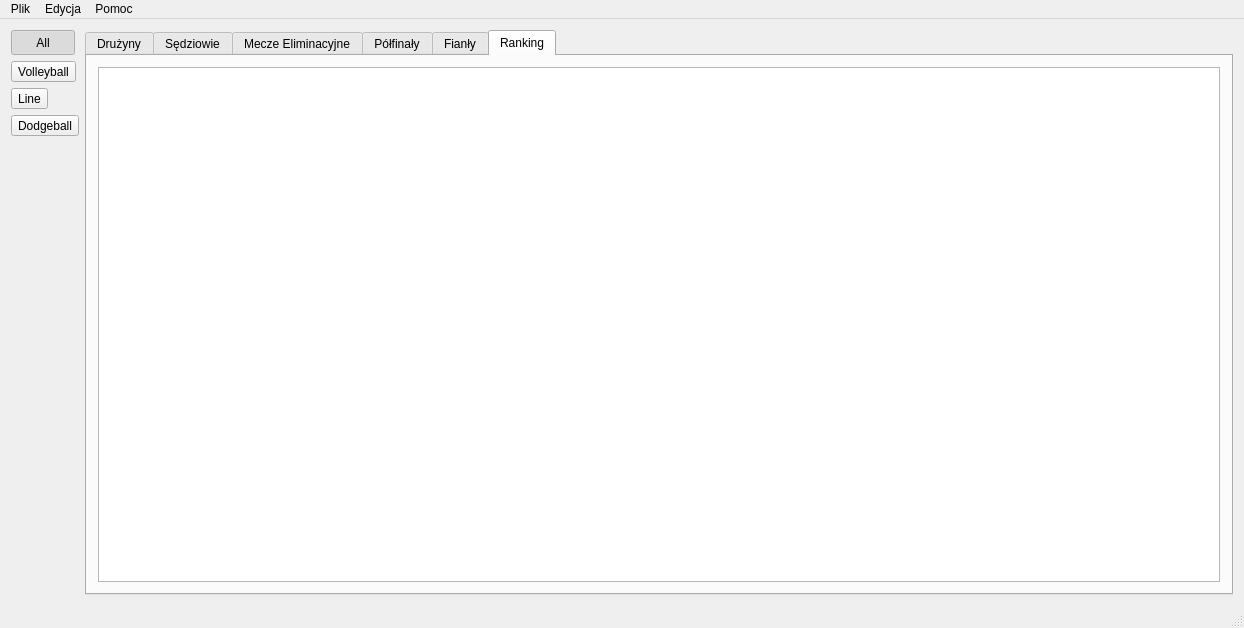
<?xml version="1.0" encoding="UTF-8"?>
<ui version="4.0">
 <class>MainWindow</class>
 <widget class="QMainWindow" name="MainWindow">
  <property name="geometry">
   <rect>
    <x>0</x>
    <y>0</y>
    <width>1244</width>
    <height>628</height>
   </rect>
  </property>
  <property name="windowTitle">
   <string>MainWindow</string>
  </property>
  <widget class="QWidget" name="centralWidget">
   <layout class="QHBoxLayout" name="horizontalLayout">
    <item>
     <layout class="QVBoxLayout" name="verticalLayout">
      <item>
       <widget class="QToolButton" name="ButtonAll">
        <property name="minimumSize">
         <size>
          <width>25</width>
          <height>25</height>
         </size>
        </property>
        <property name="maximumSize">
         <size>
          <width>64</width>
          <height>64</height>
         </size>
        </property>
        <property name="text">
         <string>All</string>
        </property>
        <property name="icon">
         <iconset resource="resources.qrc">
          <normaloff>:/Icons/Custom-Icon-Design-Flatastic-9-Yin-Yang-True-false.ico</normaloff>:/Icons/Custom-Icon-Design-Flatastic-9-Yin-Yang-True-false.ico</iconset>
        </property>
        <property name="iconSize">
         <size>
          <width>48</width>
          <height>48</height>
         </size>
        </property>
        <property name="checkable">
         <bool>true</bool>
        </property>
        <property name="checked">
         <bool>true</bool>
        </property>
        <property name="autoExclusive">
         <bool>true</bool>
        </property>
       </widget>
      </item>
      <item>
       <widget class="QToolButton" name="ButtonVolleyball">
        <property name="text">
         <string>Volleyball</string>
        </property>
        <property name="icon">
         <iconset resource="resources.qrc">
          <normaloff>:/Icons/volleyball.png</normaloff>:/Icons/volleyball.png</iconset>
        </property>
        <property name="iconSize">
         <size>
          <width>48</width>
          <height>48</height>
         </size>
        </property>
        <property name="checkable">
         <bool>true</bool>
        </property>
        <property name="autoExclusive">
         <bool>true</bool>
        </property>
       </widget>
      </item>
      <item>
       <widget class="QToolButton" name="ButtonTugOfWar">
        <property name="text">
         <string>Line</string>
        </property>
        <property name="icon">
         <iconset resource="resources.qrc">
          <normaloff>:/Icons/8ace76d9-a3f6-4a5a-8883-cdbd4852f9aa.png</normaloff>:/Icons/8ace76d9-a3f6-4a5a-8883-cdbd4852f9aa.png</iconset>
        </property>
        <property name="iconSize">
         <size>
          <width>48</width>
          <height>48</height>
         </size>
        </property>
        <property name="checkable">
         <bool>true</bool>
        </property>
        <property name="autoExclusive">
         <bool>true</bool>
        </property>
       </widget>
      </item>
      <item>
       <widget class="QToolButton" name="ButtonDodgeball">
        <property name="text">
         <string>Dodgeball</string>
        </property>
        <property name="icon">
         <iconset resource="resources.qrc">
          <normaloff>:/Icons/11764560,width=280,height=280.png</normaloff>:/Icons/11764560,width=280,height=280.png</iconset>
        </property>
        <property name="iconSize">
         <size>
          <width>48</width>
          <height>48</height>
         </size>
        </property>
        <property name="checkable">
         <bool>true</bool>
        </property>
        <property name="autoExclusive">
         <bool>true</bool>
        </property>
       </widget>
      </item>
      <item>
       <spacer name="verticalSpacer">
        <property name="orientation">
         <enum>Qt::Vertical</enum>
        </property>
        <property name="sizeHint" stdset="0">
         <size>
          <width>20</width>
          <height>40</height>
         </size>
        </property>
       </spacer>
      </item>
     </layout>
    </item>
    <item>
     <widget class="QTabWidget" name="Tablica">
      <property name="currentIndex">
       <number>5</number>
      </property>
      <widget class="QWidget" name="TabTeam">
       <attribute name="title">
        <string>Drużyny</string>
       </attribute>
       <layout class="QVBoxLayout" name="verticalLayout_3">
        <item>
         <widget class="QTableWidget" name="TableTeam"/>
        </item>
       </layout>
      </widget>
      <widget class="QWidget" name="TabRefree">
       <attribute name="title">
        <string>Sędziowie</string>
       </attribute>
       <layout class="QVBoxLayout" name="verticalLayout_4">
        <item>
         <widget class="QTableWidget" name="TableRefree"/>
        </item>
       </layout>
      </widget>
      <widget class="QWidget" name="TabMatch">
       <attribute name="title">
        <string>Mecze Eliminacyjne</string>
       </attribute>
       <layout class="QVBoxLayout" name="verticalLayout_5">
        <item>
         <widget class="QTableWidget" name="TableMatch">
          <row>
           <property name="text">
            <string>1</string>
           </property>
          </row>
          <row>
           <property name="text">
            <string>2</string>
           </property>
          </row>
          <column>
           <property name="text">
            <string>Drużyna 1</string>
           </property>
          </column>
          <column>
           <property name="text">
            <string>Drużyna 2</string>
           </property>
          </column>
          <column>
           <property name="text">
            <string>Wynik</string>
           </property>
          </column>
          <column>
           <property name="text">
            <string>Konkurencja</string>
           </property>
          </column>
          <column>
           <property name="text">
            <string>Sędzia</string>
           </property>
          </column>
          <column>
           <property name="text">
            <string>Sędzia Pomocniczy 1</string>
           </property>
          </column>
          <column>
           <property name="text">
            <string>Sędzia Pomocniczy 2</string>
           </property>
          </column>
          <item row="0" column="0">
           <property name="text">
            <string>Zdzichu</string>
           </property>
          </item>
          <item row="0" column="1">
           <property name="text">
            <string>Dominig</string>
           </property>
          </item>
          <item row="0" column="2">
           <property name="text">
            <string>27-25</string>
           </property>
          </item>
          <item row="0" column="3">
           <property name="text">
            <string>siatkówka plażowa</string>
           </property>
          </item>
          <item row="0" column="4">
           <property name="text">
            <string>Stasio</string>
           </property>
          </item>
          <item row="0" column="5">
           <property name="text">
            <string>Franek</string>
           </property>
          </item>
          <item row="0" column="6">
           <property name="text">
            <string>JKm</string>
           </property>
          </item>
          <item row="1" column="0">
           <property name="text">
            <string>HAlKi</string>
           </property>
          </item>
          <item row="1" column="1">
           <property name="text">
            <string>Ionmeny</string>
           </property>
          </item>
          <item row="1" column="2">
           <property name="text">
            <string>1-0</string>
           </property>
          </item>
          <item row="1" column="3">
           <property name="text">
            <string>Przeciąganie Liny</string>
           </property>
          </item>
          <item row="1" column="4">
           <property name="text">
            <string>pawlacz</string>
           </property>
          </item>
          <item row="1" column="5">
           <property name="text">
            <string>Lewy</string>
           </property>
          </item>
          <item row="1" column="6">
           <property name="text">
            <string>Jarosław</string>
           </property>
          </item>
         </widget>
        </item>
       </layout>
      </widget>
      <widget class="QWidget" name="TabSemiFinal">
       <attribute name="title">
        <string>Półfinały</string>
       </attribute>
       <layout class="QVBoxLayout" name="verticalLayout_6">
        <item>
         <widget class="QTableWidget" name="TableSemiFinal">
          <row>
           <property name="text">
            <string>1</string>
           </property>
          </row>
          <row>
           <property name="text">
            <string>2</string>
           </property>
          </row>
          <column>
           <property name="text">
            <string>Drużyna 1</string>
           </property>
          </column>
          <column>
           <property name="text">
            <string>Drużyna 2</string>
           </property>
          </column>
          <column>
           <property name="text">
            <string>Wynik</string>
           </property>
          </column>
          <column>
           <property name="text">
            <string>Konkurencja</string>
           </property>
          </column>
          <column>
           <property name="text">
            <string>Sędzia</string>
           </property>
          </column>
          <column>
           <property name="text">
            <string>Sędzia Pomocniczy 1</string>
           </property>
          </column>
          <column>
           <property name="text">
            <string>Sędzia Pomocniczy 2</string>
           </property>
          </column>
          <item row="0" column="0">
           <property name="text">
            <string>Zdzichu</string>
           </property>
          </item>
          <item row="0" column="1">
           <property name="text">
            <string>Dominig</string>
           </property>
          </item>
          <item row="0" column="2">
           <property name="text">
            <string>27-25</string>
           </property>
          </item>
          <item row="0" column="3">
           <property name="text">
            <string>siatkówka plażowa</string>
           </property>
          </item>
          <item row="0" column="4">
           <property name="text">
            <string>Stasio</string>
           </property>
          </item>
          <item row="0" column="5">
           <property name="text">
            <string>Franek</string>
           </property>
          </item>
          <item row="0" column="6">
           <property name="text">
            <string>JKm</string>
           </property>
          </item>
          <item row="1" column="0">
           <property name="text">
            <string>HAlKi</string>
           </property>
          </item>
          <item row="1" column="1">
           <property name="text">
            <string>Ionmeny</string>
           </property>
          </item>
          <item row="1" column="2">
           <property name="text">
            <string>1-0</string>
           </property>
          </item>
          <item row="1" column="3">
           <property name="text">
            <string>Przeciąganie Liny</string>
           </property>
          </item>
          <item row="1" column="4">
           <property name="text">
            <string>pawlacz</string>
           </property>
          </item>
          <item row="1" column="5">
           <property name="text">
            <string>Lewy</string>
           </property>
          </item>
          <item row="1" column="6">
           <property name="text">
            <string>Jarosław</string>
           </property>
          </item>
         </widget>
        </item>
       </layout>
      </widget>
      <widget class="QWidget" name="TabFinal">
       <attribute name="title">
        <string>Fianły</string>
       </attribute>
       <layout class="QVBoxLayout" name="verticalLayout_7">
        <item>
         <widget class="QTableWidget" name="TableFinal">
          <row>
           <property name="text">
            <string>1</string>
           </property>
          </row>
          <row>
           <property name="text">
            <string>2</string>
           </property>
          </row>
          <column>
           <property name="text">
            <string>Drużyna 1</string>
           </property>
          </column>
          <column>
           <property name="text">
            <string>Drużyna 2</string>
           </property>
          </column>
          <column>
           <property name="text">
            <string>Wynik</string>
           </property>
          </column>
          <column>
           <property name="text">
            <string>Konkurencja</string>
           </property>
          </column>
          <column>
           <property name="text">
            <string>Sędzia</string>
           </property>
          </column>
          <column>
           <property name="text">
            <string>Sędzia Pomocniczy 1</string>
           </property>
          </column>
          <column>
           <property name="text">
            <string>Sędzia Pomocniczy 2</string>
           </property>
          </column>
          <item row="0" column="0">
           <property name="text">
            <string>Zdzichu</string>
           </property>
          </item>
          <item row="0" column="1">
           <property name="text">
            <string>Dominig</string>
           </property>
          </item>
          <item row="0" column="2">
           <property name="text">
            <string>27-25</string>
           </property>
          </item>
          <item row="0" column="3">
           <property name="text">
            <string>siatkówka plażowa</string>
           </property>
          </item>
          <item row="0" column="4">
           <property name="text">
            <string>Stasio</string>
           </property>
          </item>
          <item row="0" column="5">
           <property name="text">
            <string>Franek</string>
           </property>
          </item>
          <item row="0" column="6">
           <property name="text">
            <string>JKm</string>
           </property>
          </item>
          <item row="1" column="0">
           <property name="text">
            <string>HAlKi</string>
           </property>
          </item>
          <item row="1" column="1">
           <property name="text">
            <string>Ionmeny</string>
           </property>
          </item>
          <item row="1" column="2">
           <property name="text">
            <string>1-0</string>
           </property>
          </item>
          <item row="1" column="3">
           <property name="text">
            <string>Przeciąganie Liny</string>
           </property>
          </item>
          <item row="1" column="4">
           <property name="text">
            <string>pawlacz</string>
           </property>
          </item>
          <item row="1" column="5">
           <property name="text">
            <string>Lewy</string>
           </property>
          </item>
          <item row="1" column="6">
           <property name="text">
            <string>Jarosław</string>
           </property>
          </item>
         </widget>
        </item>
       </layout>
      </widget>
      <widget class="QWidget" name="TabRank">
       <attribute name="title">
        <string>Ranking</string>
       </attribute>
       <layout class="QVBoxLayout" name="verticalLayout_8">
        <item>
         <widget class="QTableWidget" name="TableRank"/>
        </item>
       </layout>
      </widget>
     </widget>
    </item>
   </layout>
  </widget>
  <widget class="QMenuBar" name="menuBar">
   <property name="geometry">
    <rect>
     <x>0</x>
     <y>0</y>
     <width>1244</width>
     <height>25</height>
    </rect>
   </property>
   <widget class="QMenu" name="menuXD">
    <property name="title">
     <string>Plik</string>
    </property>
    <addaction name="actionZapisz"/>
    <addaction name="actionWczytaj"/>
   </widget>
   <widget class="QMenu" name="menuEdycja">
    <property name="title">
     <string>Edycja</string>
    </property>
    <addaction name="actionDru_yny"/>
    <addaction name="actionS_dziowie"/>
   </widget>
   <widget class="QMenu" name="menuHelp">
    <property name="title">
     <string>Pomoc</string>
    </property>
   </widget>
   <addaction name="menuXD"/>
   <addaction name="menuEdycja"/>
   <addaction name="menuHelp"/>
  </widget>
  <widget class="QStatusBar" name="statusBar"/>
  <action name="actionZapisz">
   <property name="text">
    <string>Zapisz</string>
   </property>
  </action>
  <action name="actionWczytaj">
   <property name="text">
    <string>Wczytaj</string>
   </property>
  </action>
  <action name="actionDru_yny">
   <property name="text">
    <string>Drużyny</string>
   </property>
  </action>
  <action name="actionS_dziowie">
   <property name="text">
    <string>Sędziowie</string>
   </property>
  </action>
 </widget>
 <layoutdefault spacing="6" margin="11"/>
 <resources>
  <include location="resources.qrc"/>
 </resources>
 <connections/>
</ui>
